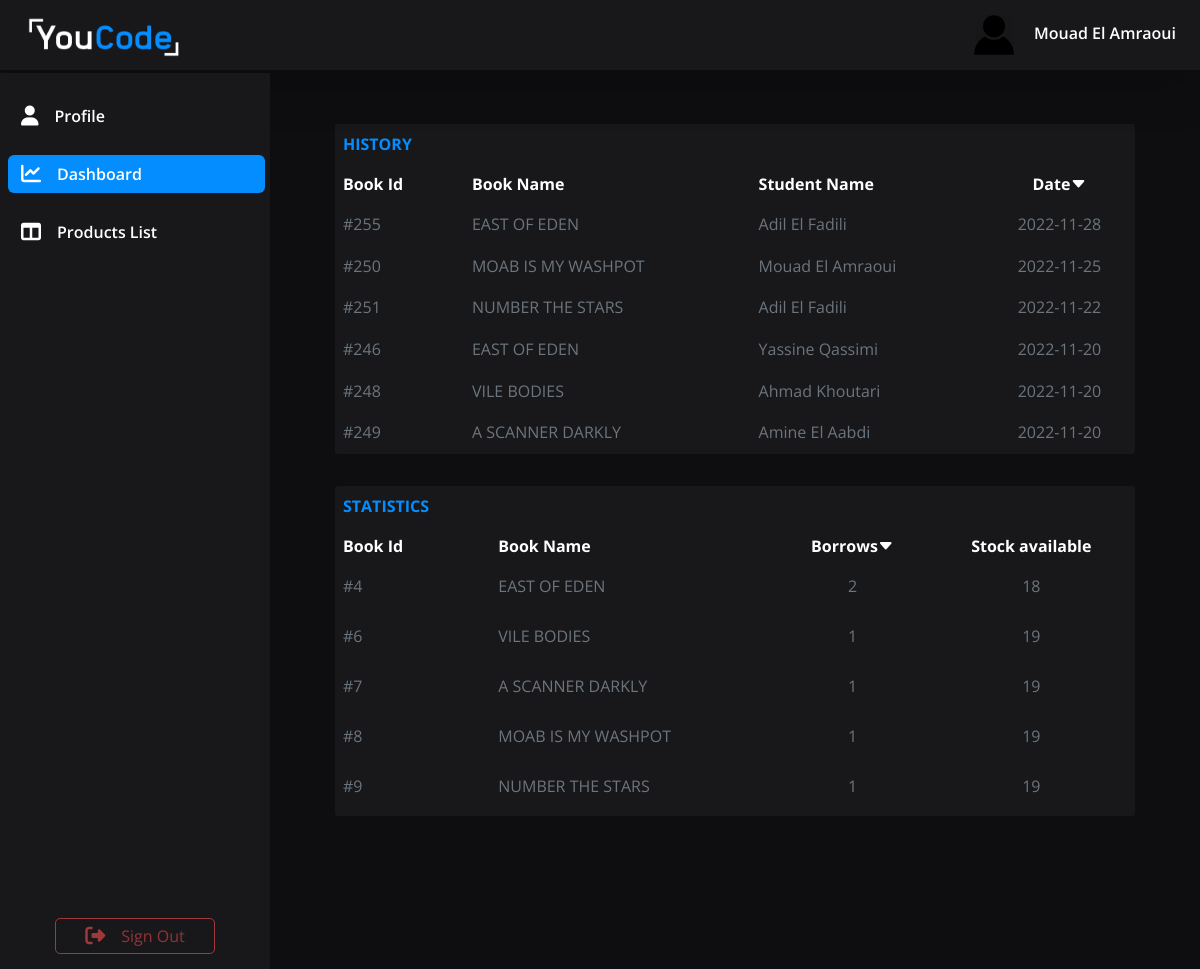
The app's page /php/dashboard.php (signed in) with its own data.
### tables this page shows
CREATE TABLE `orders` (
  `order_id` int(11) NOT NULL,
  `order_student_token` varchar(256) DEFAULT NULL,
  `order_date` date DEFAULT NULL,
  `order_book_id` int(11) DEFAULT NULL
);

CREATE TABLE `books` (
  `book_id` int(11) NOT NULL,
  `book_name` varchar(256) DEFAULT NULL,
  `book_quantite` int(11) DEFAULT NULL
);

CREATE TABLE `students` (
  `student_token` varchar(256) NOT NULL,
  `student_name` varchar(256) DEFAULT NULL
);

### PHP/INCLUDES/script.php (the view, shortened to what this page needs)
<?php
    include 'db-con.php';
function insertIntoHistory()
{
    global $conn;
    $sql="  SELECT order_id, students.student_name as order_student_name, order_date ,books.book_name as order_book_name FROM orders
            INNER JOIN students on students.student_token=orders.order_student_token
            INNER JOIN books on books.book_id=orders.order_book_id
            ORDER BY order_date DESC
            LIMIT 7";
    $result=mysqli_query($conn,$sql);
    $MyData=array();
    foreach($result as $row)
    {
        $MyData[]=$row;
    }
    for($i=0;$i<sizeof($MyData);$i++)
    {
        echo'<tr scope="row">
                <td class="text-secondary fs-7 " scope="col">#'.$MyData[$i]['order_id'].'</td>
                <td class="text-secondary fs-7 " scope="col">'.$MyData[$i]['order_book_name'].'</td>
                <td class="text-secondary fs-7 " scope="col">'.$MyData[$i]['order_student_name'].'</td>
                <td class="text-secondary fs-7 text-center" scope="col">'.$MyData[$i]['order_date'].'</td>
            </tr>';
    }
}
function insertIntoStats()
{
    global $conn;
    $sql="  SELECT book_name,book_quantite, book_id, COUNT(order_book_id) as sold FROM orders
            INNER JOIN books on book_id = order_book_id
            WHERE order_book_id =book_id
            GROUP BY book_name
            ORDER BY sold DESC
            LIMIT 5";
    $result=mysqli_query($conn,$sql);
    $MyData=array();
    foreach($result as $row)
    {
        $MyData[]=$row;
    }
    for($i=0;$i<sizeof($MyData);$i++)
    {
        $available=$MyData[$i]['book_quantite']-$MyData[$i]['sold'];
        echo'<tr>
                <td class="text-secondary fs-7 " scope="col">#'.$MyData[$i]['book_id'].'</td>
                <td class="text-secondary fs-7 " scope="col">'.$MyData[$i]['book_name'].'</td>
                <td class="text-secondary fs-7 text-center" scope="col">'.$MyData[$i]['sold'].'</td>
                <td class="text-secondary fs-7 text-center" scope="col">'.$available.'</td>
            </tr> ';
    }
}
?>

### PHP/dashboard.php (shortened to what this page needs)
<!DOCTYPE html>
<html lang="en">
<?php include 'includes/head.php';
?>
<body class="MyContent">
    <?php include 'includes/navbar.php';
        ?>
    <div>
        <?php include 'includes/sidebar.php';
        ?>
        <div id="pageContent" class="">
            <div id="historyContainer" class="box table-responsive mt0 mt-lg-1">
                <table class="table table-borderless rounded-1">
                    <thead>
                        <tr>
                            <th class="fw-bold tableTitle"scope="col">HISTORY</th>
                        </tr>
                        <tr>
                            <th class="text-white fs-7 " scope="col">Book Id</th>
                            <th class="text-white fs-7 " scope="col">Book Name</th>
                            <th class="text-white fs-7 " scope="col">Student Name</th>
                            <th class="text-white fs-7 text-center" scope="col">Date<i class="text-white bi bi-caret-down-fill fs-6 "></i></th>
                        </tr>
                    </thead>
                    <tbody>
                        <?php
                            insertIntoHistory();
                        ?>
                    </tbody>
                </table>
            </div>
            <div id="statsContainer" class="box table-responsive mt-3">
                <table class="table table-borderless rounded-1">
                    <thead>
                        <tr>
                            <th class="fw-bold tableTitle"scope="col">STATISTICS</th>
                        </tr>
                        <tr class="">
                            <th class="text-white fs-7 " scope="col">Book Id</th>
                            <th class="text-white fs-7 " scope="col">Book Name</th>
                            <th class="text-white fs-7 text-center" scope="col">Borrows<i class="text-white bi bi-caret-down-fill fs-6 "></i></th>
                            <th class="text-white fs-7 text-center" scope="col">Stock available</th>
                        </tr>
                    </thead>
                    <tbody>
                        <?php
                            insertIntoStats();
                        ?>
                    </tbody>
                </table>
            </div>
        </div>
    </div>
</body>
</html>

### PHP/INCLUDES/head.php (shortened to what this page needs)
<?php
    include_once 'script.php';
    ?>
<head>
    <link rel="stylesheet" href="../css/bootstrap/css/bootstrap.min.css">
    <link rel="stylesheet" href="../css/style.css">
    <link rel="stylesheet" href="https://cdn.jsdelivr.net/npm/bootstrap-icons@1.9.1/font/bootstrap-icons.css">
</head>

### PHP/INCLUDES/navbar.php
<nav id="" class="navbar shadow-lg" >
        <img id="navLogo" src="../resources/logo.png" alt="" class="ms-4 mt-1" >
        <div class="align-items-center me-4" onclick="nav(this.children[0].id)" style="cursor: pointer;">
            <img id="pdp" src="../resources/profile-icon.png" alt="" class="" >
            <span class="text-white ms-3 d-none d-sm-inline fw-semibold" style="font-size:16px;"> <?php echo $_SESSION['name'] ?>  </span>
        </div>
</nav>

### PHP/INCLUDES/sidebar.php
<div id="sideBar" class="MyNavigation position-absolute start-0 d-flex flex-column justify-content-between"style="">
            <ul id="sideList" class="d-flex align-items-start flex-column p-0 ps-md-2">
                <li class="liLinks text-white btn mb-3 mt-4 d-flex flex-column flex-md-row align-items-center" onclick="nav(this.children[0].className)"><i class="fa-solid fa-user b- fs-5"></i><span class="ms-3 d-none d-md-inline fw-semibold">Profile</span></li>
                <li class="liLinks text-white btn mb-3 mt-1 d-flex flex-column flex-md-row align-items-center" onclick="nav(this.children[0].className)" style="background-color:#038DFE;"><i class="fa-solid fa-chart-line fs-5"></i><span class="ms-3 d-none d-md-inline fw-semibold">Dashboard</span></li>
                <li class="liLinks text-white btn mb-3 mt-1 d-flex flex-column flex-md-row align-items-center" onclick="nav(this.children[0].className)"><i class="fa-solid fa-table-columns fs-5"></i><span class="ms-3 d-none d-md-inline fw-semibold">Products List</span></li>
            </ul>
            <a id="signOutBtn" href="includes/signout.php?signout=1" class="d-block">
                <div class=" setRedColor d-flex flex-column flex-md-row justify-content-center align-items-center mb-5">
                    <i class=" setRedColor fa-solid fa-right-from-bracket fs-5  m-auto m-md-0"></i>
                    <span id="signOutText" class="setRedColor d-none d-md-inline ms-3" style="opacity: 0.9;">Sign Out</span>
                </div>
            </a>
</div>

### CSS/style.css (style rules this page uses)
* { box-sizing: border-box; margin: 0px; padding: 0px; font-family: 'Open Sans', sans-serif; text-decoration: none; list-style: none; }
a { text-decoration: none; }
body { max-width: 100vw; height: 100vh; overflow: hidden; min-width: 345px; }
.navbar { background-color:#18181b; height: 70px; width: 100%; position: sticky; }
#navLogo { height: 40px; width: 160px; left: 0; }
#pdp { width: 40px; height: 40px; }
#sideBar { width: 270px; height: calc(100% - 40px); padding: 0%; margin: 0%; background-color: #18181b; margin-top: 3px; overflow-y:hidden ; }
.btn { width: 98%; }
body { background-image: none; background-color: #0e0e10; }
.setRedColor { color:#9E383A; }
#signOutBtn>div { border: solid #9E383A 1px; border-radius: 5px; max-width: 160px; padding: 5px 0px 5px 0px; margin: auto; }
tr { color: rgb(173, 173, 173); }
table { background-color: #18181b; margin: auto; min-height: 330px; }
#pageContent { padding: 50px 0px 20px 270px; height: 100vh; overflow: scroll; }
.table-responsive { margin: auto; width: 70vw; max-width: 800px; min-width: 570px; }
.tableTitle { color: #038DFE; }
.MyContent { height: 100vh; }

### records on screen
orders: order_id "255", order_book.book_name "EAST OF EDEN", order_student_token.student_name "Adil El Fadili", order_date "2022-11-28"
orders: order_id "250", order_book.book_name "MOAB IS MY WASHPOT", order_student_token.student_name "Mouad El Amraoui", order_date "2022-11-25"
orders: order_id "251", order_book.book_name "NUMBER THE STARS", order_student_token.student_name "Adil El Fadili", order_date "2022-11-22"
orders: order_id "246", order_book.book_name "EAST OF EDEN", order_student_token.student_name "Yassine Qassimi", order_date "2022-11-20"
orders: order_id "248", order_book.book_name "VILE BODIES", order_student_token.student_name "Ahmad Khoutari", order_date "2022-11-20"
orders: order_id "249", order_book.book_name "A SCANNER DARKLY", order_student_token.student_name "Amine El Aabdi", order_date "2022-11-20"
books: book_id "4", book_name "EAST OF EDEN", sold "2", available "18"
books: book_id "6", book_name "VILE BODIES", sold "1", available "19"
books: book_id "7", book_name "A SCANNER DARKLY", sold "1", available "19"
books: book_id "8", book_name "MOAB IS MY WASHPOT", sold "1", available "19"
books: book_id "9", book_name "NUMBER THE STARS", sold "1", available "19"

### other values on screen
$_SESSION['name'] "Mouad El Amraoui"
